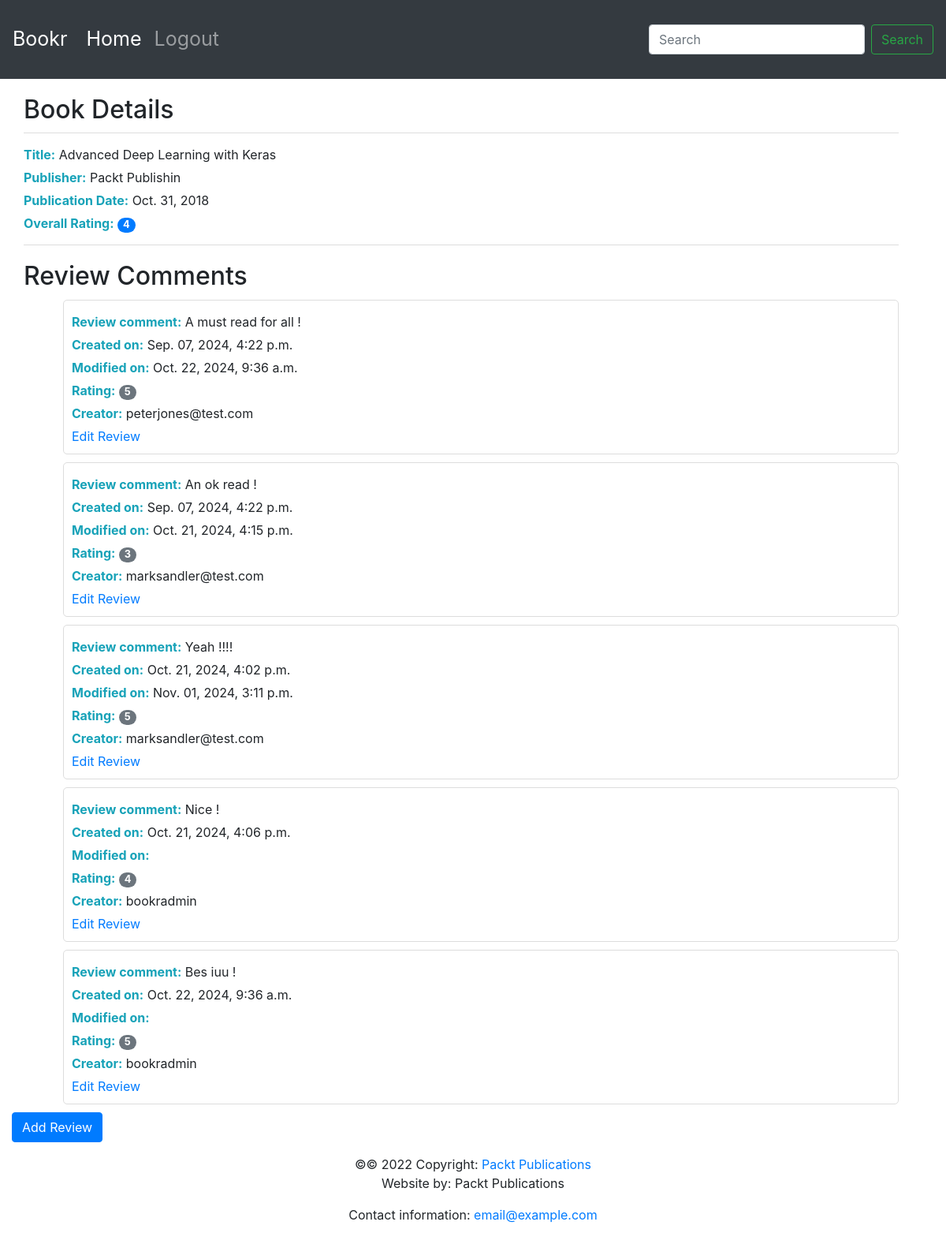
Page /books/1/ on the committed database.
### reviews/models.py (models this page shows, shortened)
class Book(models.Model):
    title = models.CharField(
        max_length=70,
        help_text="The title of the book.")
    publication_date = models.DateField(
        verbose_name="Date the book was published.")
    isbn = models.CharField(
        max_length=20,
        verbose_name="ISBN number of the book.")
    publisher = models.ForeignKey(
        Publisher,
        on_delete=models.CASCADE)
    contributors = models.ManyToManyField(
        'Contributor',
        through="BookContributor")

class Publisher(models.Model):
    name = models.CharField(
        max_length=50,
        help_text="The name of the Publisher.")
    website = models.URLField(
        help_text="The Publisher's website.")
    email = models.EmailField(
        help_text="The Publisher's email address.")
    def __str__(self):
        return self.name

class Review(models.Model):
    content = models.TextField(help_text="The Review text.")
    rating = models.IntegerField(help_text="The rating the reviewer has given.")
    date_created = models.DateTimeField(
        auto_now_add=True,
        help_text="The date and time the review was created.")
    date_edited = models.DateTimeField(
        null=True,
        help_text="The date and time the review was last edited.")
    creator = models.ForeignKey(
        auth.get_user_model(),
        on_delete=models.CASCADE)
    book = models.ForeignKey(
        Book,
        on_delete=models.CASCADE,
        help_text="The Book that this review is for.")

### reviews/views.py (the view)
# urls.py: path("books/<int:pk>/", views.book_detail, name="book_detail"),
def book_detail(request, pk):
    book = get_object_or_404(Book, id=pk)
    reviews = book.review_set.all()
    if reviews:
        book_rating = average_rating([review.rating for review in reviews])
        number_of_reviews = len(reviews)
    else:
        book_rating = None
        number_of_reviews = 0
    context = {
        'book': book,
        'book_rating': book_rating,
        'number_of_reviews': number_of_reviews,
        'reviews': reviews
    }
    return render(request, 'reviews/book_detail.html', context)

### reviews/utils.py (called while the page is built)
def average_rating(rating_list):
 if not rating_list:
    return 0
 return round(sum(rating_list) / len(rating_list))

### reviews/templates/reviews/book_detail.html (shortened to what this page needs)
{% extends 'base.html' %}
{% block content %}
<div class="container">
    <h2>Book Details</h2>
    <div class="book-info">
        <p><span class="label">Title:</span> {{ book.title }}</p>
        <p><span class="label">Publisher:</span> {{ book.publisher }}</p>
        <p><span class="label">Publication Date:</span> {{ book.publication_date }}</p>
        <p><span class="label">Overall Rating:</span>
            <span class="badge badge-primary badge-pill">{{ book_rating|default:"N/A"}}</span>
        </p>
    </div>
    <h2>Review Comments</h2>
    {% if reviews %}
        {% for review in reviews %}
            <div class="review-card">
                <p><span class="label">Review comment:</span> {{ review.content }}</p>
                <p><span class="label">Created on:</span> {{ review.date_created|date:"M. d, Y, g:i a" }}</p>
                <p><span class="label">Modified on:</span> {{ review.date_edited|date:"M. d, Y, g:i a" }}</p>
                <p><span class="label">Rating:</span>
                    <span class="badge badge-secondary">{{ review.rating }}</span>
                </p>
                <p><span class="label">Creator:</span> {{ review.creator }}</p>
                <a href="{% url 'review_edit' book.pk review.pk %}">Edit Review</a>
            </div>
        {% endfor %}
    {% else %}
        <p class="text-muted">No reviews yet.</p>
    {% endif %}
</div>
<a class="btn btn-primary" href="{% url 'review_create' book.pk %}">Add Review</a>
{% endblock %}

### reviews/templates/base.html (shortened to what this page needs)
<!doctype html>
<html lang="en">
  <head>
    <link rel="stylesheet" href="https://stackpath.bootstrapcdn.com/bootstrap/4.4.1/css/bootstrap.min.css">
    <link rel="stylesheet" href="https://cdnjs.cloudflare.com/ajax/libs/font-awesome/4.7.0/css/font-awesome.min.css">
  </head>
  <body>
        <nav class="navbar navbar-expand-sm navbar-dark bg-dark sticky-top">
          <a class="navbar-brand" href="/">Bookr</a>
          <div class="collapse navbar-collapse" id="navbarSupportedContent">
            <ul class="navbar-nav mr-auto">
              <li class="nav-item active">
                <a class="nav-link" href="/books/">Home <span class="sr-only">(current)</span></a>
              </li>
              <li class="nav-item">
                <a class="nav-link" href="#">Logout</a>
              </li>
            </ul>
            <form action="{% url 'book_search' %}" class="form-inline my-2 my-lg-0">
              <input class="form-control mr-sm-2" type="search" placeholder="Search" aria-label="Search" name="search" value="{{ search_text }}" minlength="3">
              <button class="btn btn-outline-success my-2 my-sm-0" type="submit">Search</button>
            </form>
          </div>
        </nav>
  <div class="container-fluid">
    {% block content %}{% endblock %}
  </div>
  <footer class="page-footer font-small blue">
    <div class="footer-copyright text-center py-3">&copy;© 2022 Copyright:
      <a href="https://www.packtpub.com"> Packt Publications</a>
      <p>Website by: Packt Publications</p>
      <p>Contact information: <a href="mailto:email@example.com">email@example.com</a></p>
    </div>
  </footer>
  </body>
</html>

### reviews/templates/base.html (style rules this page uses)
.navbar { min-height: 100px; font-size: 25px; }
.navbar-brand { font-size: 25px; }

### reviews/templates/reviews/book_detail.html (style rules this page uses)
.container { margin-left: 0px; margin-right: 10px; }
h2 { margin-top: 20px; margin-bottom: 10px; }
.book-info p, .review-card p { margin: 5px 0; }
.label { color: #17a2b8; font-weight: bold; }
.badge { padding: 3px 7px; border-radius: 10px; font-size: 0.8em; }
.badge-primary { background-color: #007bff; color: white; }
.badge-secondary { background-color: #6c757d; color: white; }
.book-info { border-top: 1px solid #ddd; border-bottom: 1px solid #ddd; padding: 10px 0; margin-bottom: 10px; }
.review-card { margin-left: 50px; border: 1px solid #ddd; padding: 10px; margin-bottom: 10px; border-radius: 5px; }

### rows in the picture
Book: title "Advanced Deep Learning with Keras", publisher "Packt Publishin", publication_date "Oct. 31, 2018"
Review: content "A must read for all !", date_created "Sep. 07, 2024, 4:22 p.m.", date_edited "Oct. 22, 2024, 9:36 a.m.", rating "5", creator "peterjones@test.com"
Review: content "An ok read !", date_created "Sep. 07, 2024, 4:22 p.m.", date_edited "Oct. 21, 2024, 4:15 p.m.", rating "3", creator "marksandler@test.com"
Review: content "Yeah !!!!", date_created "Oct. 21, 2024, 4:02 p.m.", date_edited "Nov. 01, 2024, 3:11 p.m.", rating "5", creator "marksandler@test.com"
Review: content "Nice !", date_created "Oct. 21, 2024, 4:06 p.m.", rating "4", creator "bookradmin"
Review: content "Bes iuu !", date_created "Oct. 22, 2024, 9:36 a.m.", rating "5", creator "bookradmin"

### other values in the picture
{{ book_rating|default:"N/A" }} "4"
